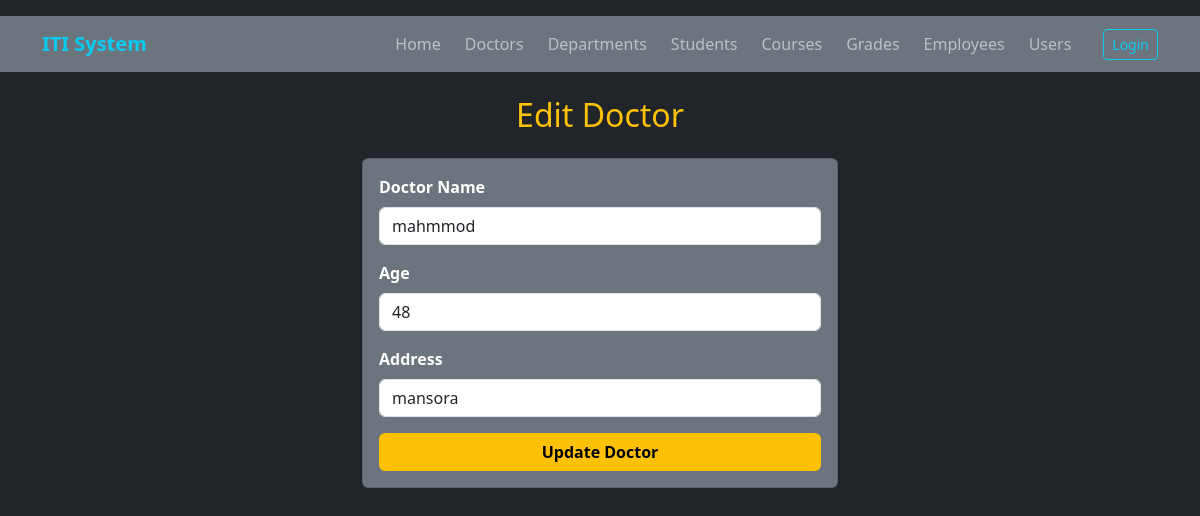
The page /doctors/edit.php?edit=6 on the database its author committed.
### tables this page shows
CREATE TABLE `doctors` (
  `id` int(11) NOT NULL,
  `name` varchar(255) NOT NULL,
  `email` varchar(255) DEFAULT NULL,
  `phone` varchar(50) DEFAULT NULL,
  `age` int(11) DEFAULT NULL,
  `address` varchar(255) DEFAULT NULL,
  `department_id` int(11) DEFAULT NULL
);

### doctors/edit.php (the view, shortened to what this page needs)
<?php
include '../config/db.php';
if (isset($_GET['edit'])) {
    $id = $_GET['edit'];
    $stmt = $conn->prepare("SELECT * FROM doctors WHERE id = ?");
    $stmt->bind_param("i", $id);
    $stmt->execute();
    $result = $stmt->get_result();
    $doctor = $result->fetch_assoc();
}
?>
<!DOCTYPE html>
<html lang="en">
<head>
    <link rel="stylesheet" href="https://cdn.jsdelivr.net/npm/bootstrap@5.3.0/dist/css/bootstrap.min.css">
</head>
<body class="bg-dark text-white pt-3">
<?php include '../shared/nav.php'; ?>
<div class="container" style="max-width: 500px;">
    <h2 class="text-warning text-center mb-4">Edit Doctor</h2>
    <form method="POST" class="card card-body bg-secondary text-white fw-bold">
        <div class="mb-3">
            <label class="form-label">Doctor Name</label>
            <input type="text" name="name" value="<?= htmlspecialchars($doctor['name']) ?>" class="form-control" required>
        </div>
        <div class="mb-3">
            <label class="form-label">Age</label>
            <input type="number" name="age" value="<?= $doctor['age'] ?>" class="form-control" required>
        </div>
        <div class="mb-3">
            <label class="form-label">Address</label>
            <input type="text" name="address" value="<?= htmlspecialchars($doctor['address']) ?>" class="form-control" required>
        </div>
        <button type="submit" name="update" class="btn btn-warning w-100 fw-bold">Update Doctor</button>
    </form>
</div>
</body>
</html>

### rows shown on the page
doctors: name "mahmmod", age "48", address "mansora"
